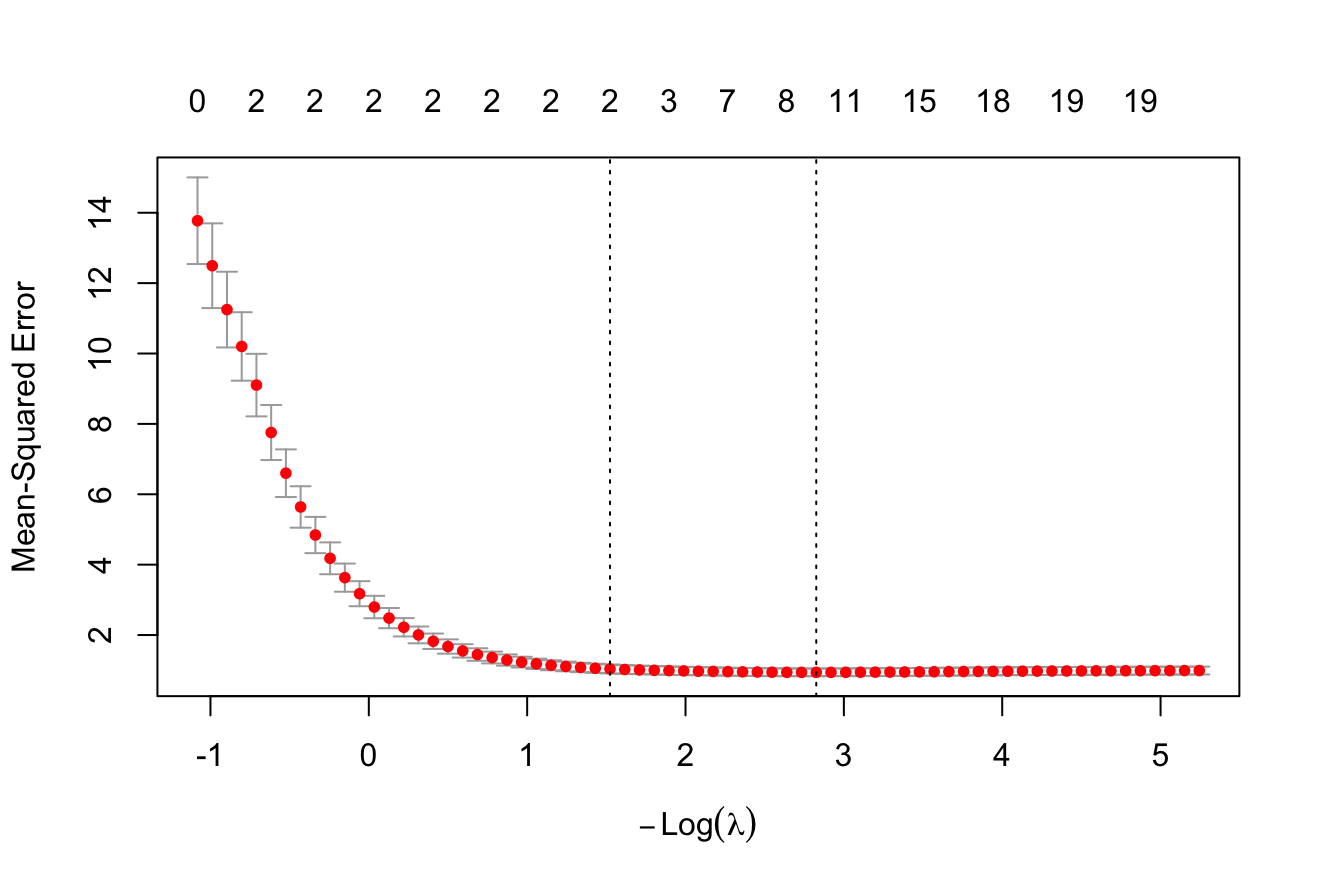

This figure's R source:
library(glmnet)

# Simulate sparse regression data
set.seed(123)
n <- 200
p <- 20
X <- matrix(rnorm(n * p), n, p)
beta_true <- c(3, -2, rep(0, p - 2))
y <- X %*% beta_true + rnorm(n)

# Fit LASSO (Frequentist)
lasso_fit <- cv.glmnet(X, y, alpha = 1)  # alpha=1 means LASSO
plot(lasso_fit)
coef(lasso_fit, s = "lambda.min")
